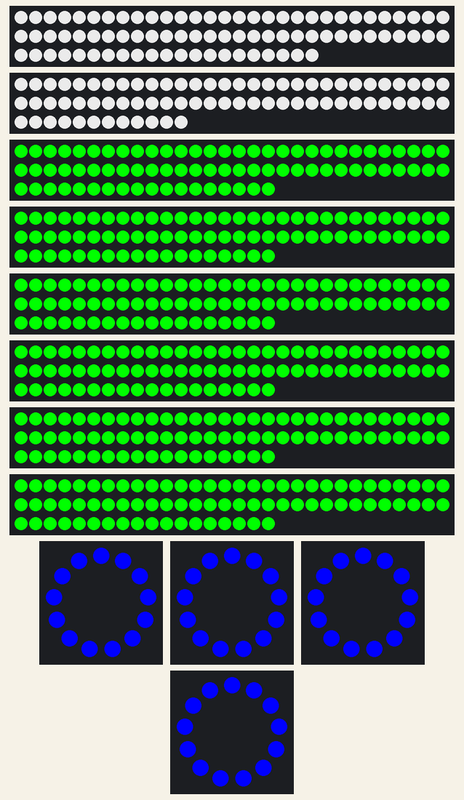
Recording of a sketch running on a simulated Arduino Uno, built with avr-gcc and run on an emulated ATmega328P. Parts: 81 RGB LEDs in strip order, left to right, continuing on the next row, 72 RGB LEDs in strip order, left to right, continuing on the next row, 6 × 78 RGB LEDs in strip order, left to right, continuing on the next row, 4 × 13 RGB LEDs in a ring, first at the top, clockwise. Dim RGB values are drawn brighter than linear.

Above: at 0.1 s.
At 12.93 s:
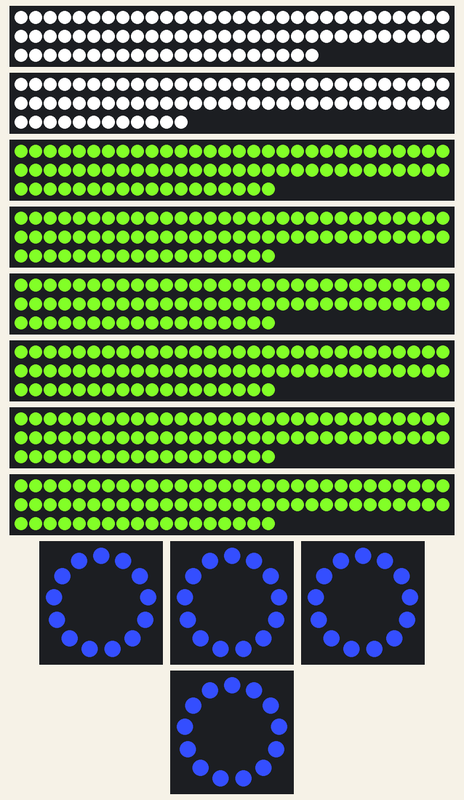
At 15.6 s:
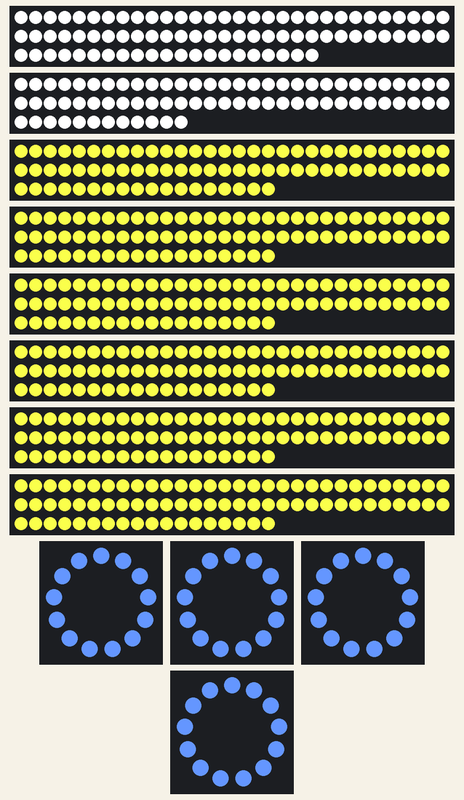
At 25.92 s:
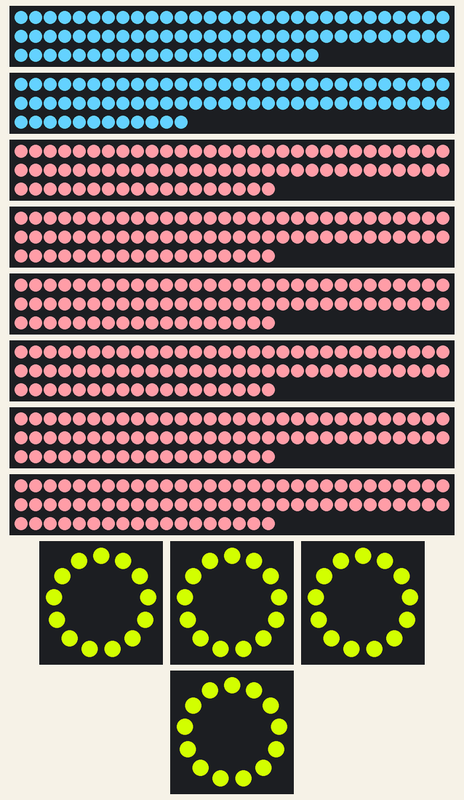
At 26.8 s:
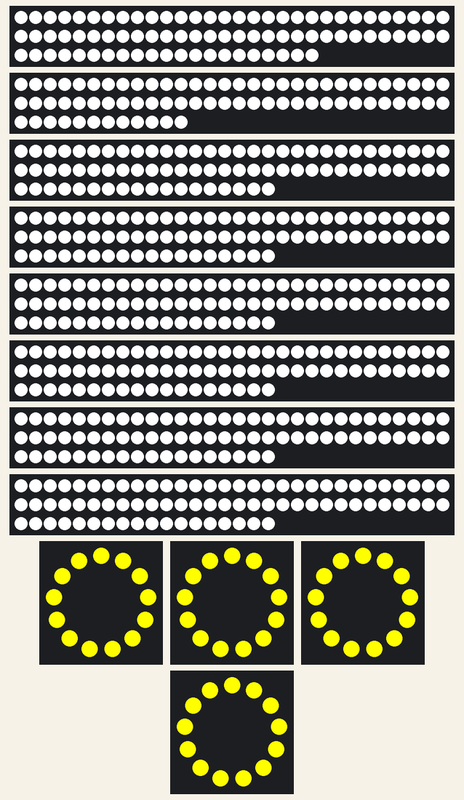

Measured:
- what the display in image 2 shows lasts 10.2 s, from 15.6 s to 25.8 s

The sketch:

mega_transitions.ino
```cpp
/*
This file is now inside mega_transitions directory */
```

Wishwa_Pattern_01.ino
```cpp
#include "FastLED.h"

/*
Large Kudu Pins : 44, 45
Medium Kudu Pins: 2, 4, 6, 8, 10, 12
Small Kudu Pins : 3, 5, 7, 9, 11, 13
*/

// Lengths of physical LED strips
#define LRG_KUDU_VERTICAL_LINE_LEDS 27
#define NUM_LRG_KUDU_VERTICAL_LINES 3

#define LRG_KUDU_HORI_RING_LEDS     36
#define NUM_LRG_KUDU_HORI_RINGS     2

// Lengths of virtual LED strips
#define NUM_LRG_KUDU_VERTICAL_LEDS  LRG_KUDU_VERTICAL_LINE_LEDS * NUM_LRG_KUDU_VERTICAL_LINES
#define NUM_LRG_KUDU_HORI_LEDS      LRG_KUDU_HORI_RING_LEDS * NUM_LRG_KUDU_HORI_RINGS
#define NUM_MEDIUM_KUDU_LEDS        78
#define NUM_BABY_KUDU_LEDS          13

// create arrays
CRGB a_largeKuduVertical[NUM_LRG_KUDU_VERTICAL_LEDS];
CRGB a_largeKuduHorizontal[NUM_LRG_KUDU_HORI_LEDS];
CRGB a_mediumKudu[NUM_MEDIUM_KUDU_LEDS];
CRGB a_babyKudu[NUM_BABY_KUDU_LEDS];

// Timers
#define PATTERN_TIME     10000 // 10 seconds
#define TRANS_TIME       5000 // transition time
#define TRANS_STEPS_PER_SEC 5 // Number of times color changes per second during transition from one color to the next

// Calculated values from above
#define TRANS_STEP_INTERVAL 1000/TRANS_STEPS_PER_SEC
#define TRANS_STEPS TRANS_STEPS_PER_SEC * TRANS_TIME/1000

// strip type
enum eStripType
{
    LARGE_HORI,
    LARGE_VERT,
    MEDIUM,
    BABY,
    MAX_STRIPS
};

class StripColors
{
    public:
        StripColors(CRGB largeH, CRGB largeV, CRGB medium, CRGB baby)
        : largeHori_(largeH), largVert_(largeV), medium_(medium), baby_(baby)
        {
        }

        StripColors() {}

        StripColors(const StripColors& rsh)
        {
            largeHori_ = rsh.largeHori_;
            largVert_ = rsh.largVert_;
            medium_ = rsh.medium_;
            baby_ = rsh.baby_;
        }

        StripColors& operator+=(const StripColors& addon)
        {
            largeHori_ += addon.largeHori_;
            largVert_ += addon.largVert_;
            medium_ += addon.medium_;
            baby_ += addon.baby_;

            return *this;
        }

    CRGB largeHori_;
    CRGB largVert_;
    CRGB medium_;
    CRGB baby_;
};


// colors
StripColors a_colors [] =   {
                                { {192, 192, 192}, {192, 192, 192}, {0, 255, 0}, {0, 0, 255} },
                                { {51, 102, 255}, {51, 102, 255}, {255, 80, 80}, {102, 153, 0} },
                                { {0, 255, 255}, {0, 255, 255}, {255, 0, 255}, {255, 255, 0} },
                                { {0, 153, 51}, {0, 153, 51}, {77, 255, 255}, {255, 51, 0} },
                                { {255, 51, 0}, {255, 51, 0}, {255, 255, 0}, {153, 255, 51} }
                            };

const int g_iNumPatterns = sizeof(a_colors)/sizeof(StripColors);

void setup()
{
    // Large Kudu vertical strip
    FastLED.addLeds<NEOPIXEL, 44>(a_largeKuduVertical, NUM_LRG_KUDU_VERTICAL_LEDS);

    // Large Kudu horizontal strip
    FastLED.addLeds<NEOPIXEL, 45>(a_largeKuduHorizontal, NUM_LRG_KUDU_HORI_LEDS);

    // Medium Kudu (6 pins: 2, 4, 6, 8, 10, 12)
    FastLED.addLeds<NEOPIXEL, 2>(a_mediumKudu, NUM_MEDIUM_KUDU_LEDS);
    FastLED.addLeds<NEOPIXEL, 4>(a_mediumKudu, NUM_MEDIUM_KUDU_LEDS);
    FastLED.addLeds<NEOPIXEL, 6>(a_mediumKudu, NUM_MEDIUM_KUDU_LEDS);
    FastLED.addLeds<NEOPIXEL, 8>(a_mediumKudu, NUM_MEDIUM_KUDU_LEDS);
    FastLED.addLeds<NEOPIXEL, 10>(a_mediumKudu, NUM_MEDIUM_KUDU_LEDS);
    FastLED.addLeds<NEOPIXEL, 12>(a_mediumKudu, NUM_MEDIUM_KUDU_LEDS);

    // Baby Kudu (6 pins: 2, 4, 6, 8, 10, 12)
    FastLED.addLeds<NEOPIXEL, 3>(a_babyKudu, NUM_BABY_KUDU_LEDS);
    FastLED.addLeds<NEOPIXEL, 5>(a_babyKudu, NUM_BABY_KUDU_LEDS);
    FastLED.addLeds<NEOPIXEL, 7>(a_babyKudu, NUM_BABY_KUDU_LEDS);
    FastLED.addLeds<NEOPIXEL, 9>(a_babyKudu, NUM_BABY_KUDU_LEDS);
    FastLED.addLeds<NEOPIXEL, 11>(a_babyKudu, NUM_BABY_KUDU_LEDS);
    FastLED.addLeds<NEOPIXEL, 13>(a_babyKudu, NUM_BABY_KUDU_LEDS);
}

void loop()
{
    int i = 0;
    int iLimit = g_iNumPatterns - 1;

    // init color
    showColorPattern(a_colors[i]);
    delay(PATTERN_TIME);

    while (i < iLimit)
    {
        smoothTransitionColor(a_colors[i], a_colors[i+1]);
        delay(PATTERN_TIME);
        ++i;
    }
}

void smoothTransitionColor(const StripColors& fromColor, StripColors& toColor)
{
    StripColors stepColor;
    stepColor.largeHori_ = getColorStep(fromColor.largeHori_, toColor.largeHori_, TRANS_STEPS);
    stepColor.largVert_ = getColorStep(fromColor.largVert_, toColor.largVert_, TRANS_STEPS);
    stepColor.medium_ = getColorStep(fromColor.medium_, toColor.medium_, TRANS_STEPS);
    stepColor.baby_ = getColorStep(fromColor.baby_, toColor.baby_, TRANS_STEPS);

    StripColors nextColor(fromColor);
    for (int i = 0; i < TRANS_STEPS; ++i)
    {
        nextColor += stepColor;
        showColorPattern(nextColor);
        delay(TRANS_STEP_INTERVAL);
    }
}

void showColorPattern(const StripColors& colors)
{
    // large Kudu's vertical lines
    for (int i = 0; i < NUM_LRG_KUDU_VERTICAL_LEDS; ++i)
    {
        a_largeKuduVertical[i] = colors.largVert_;
    }

    // large Kudu's horizontal rings
    for (int i = 0; i < NUM_LRG_KUDU_HORI_LEDS; ++i)
    {
        a_largeKuduHorizontal[i] = colors.largeHori_;
    }

    // medium kudus
    for (int i = 0; i < NUM_MEDIUM_KUDU_LEDS; ++i)
    {
        a_mediumKudu[i] = colors.medium_;
    }

    // baby kudus
    for (int i = 0; i < NUM_BABY_KUDU_LEDS; ++i)
    {
        a_babyKudu[i] = colors.baby_;
    }

    FastLED.show();
}

CRGB getColorStep(const CRGB& from, const CRGB& to, int iSteps )
{
    CRGB ret;
    ret.r = from.r + (to.r - from.r)/iSteps;
    ret.g = from.g + (to.g - from.g)/iSteps;
    ret.b = from.b + (to.b - from.b)/iSteps;
    return ret;
}
```
